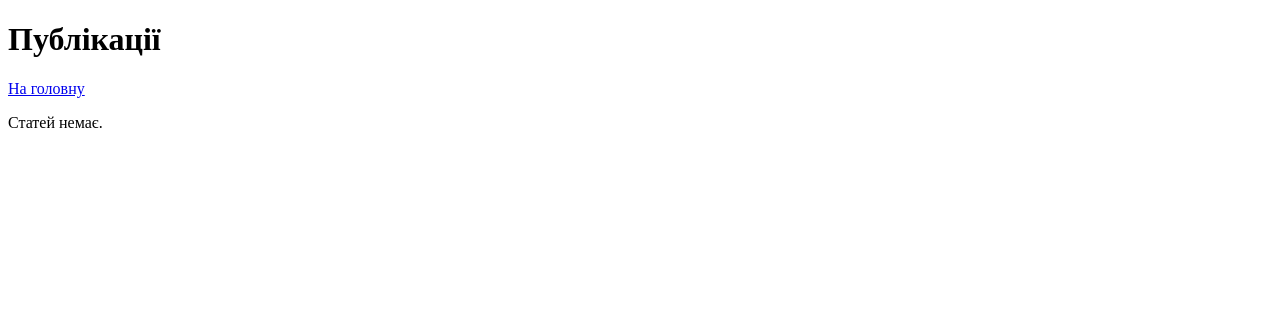
The page /articles/ on the database as committed earlier.
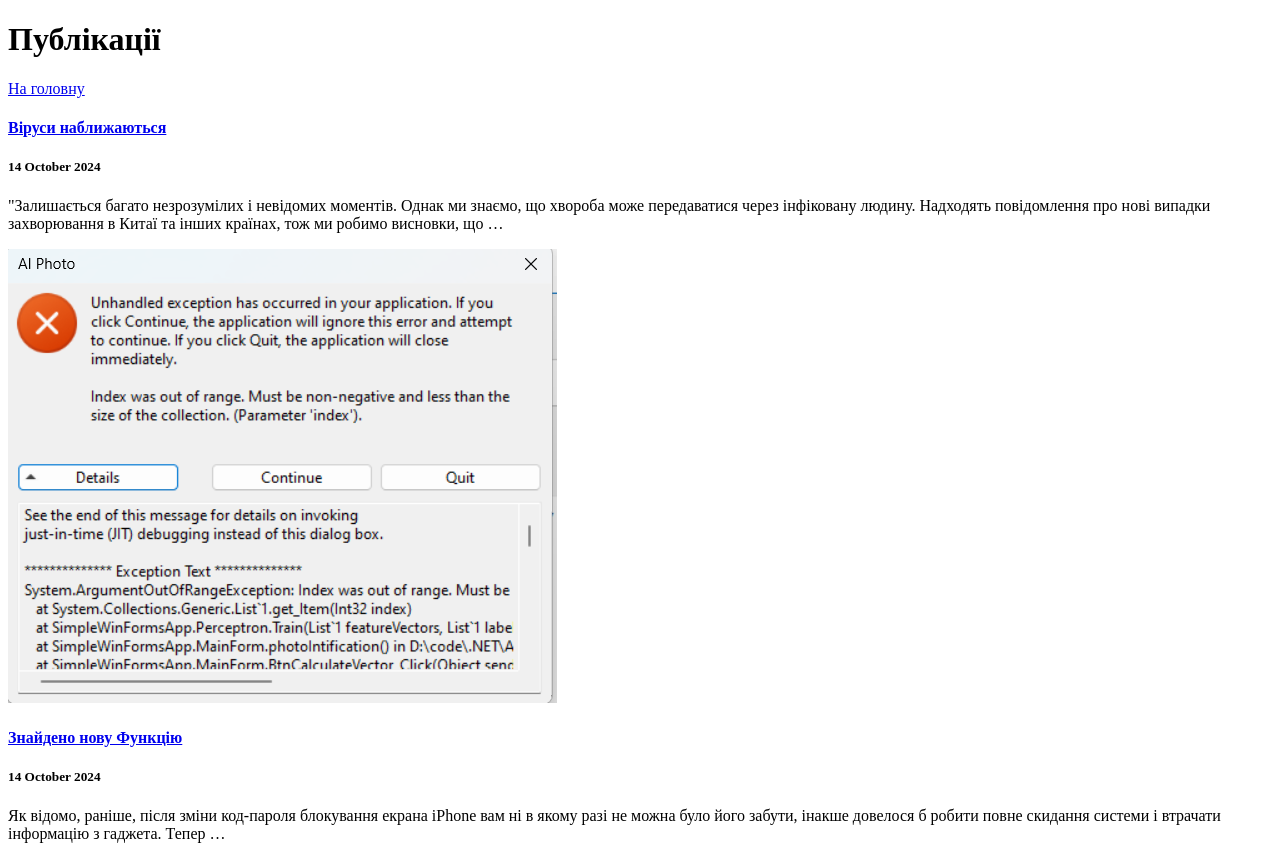
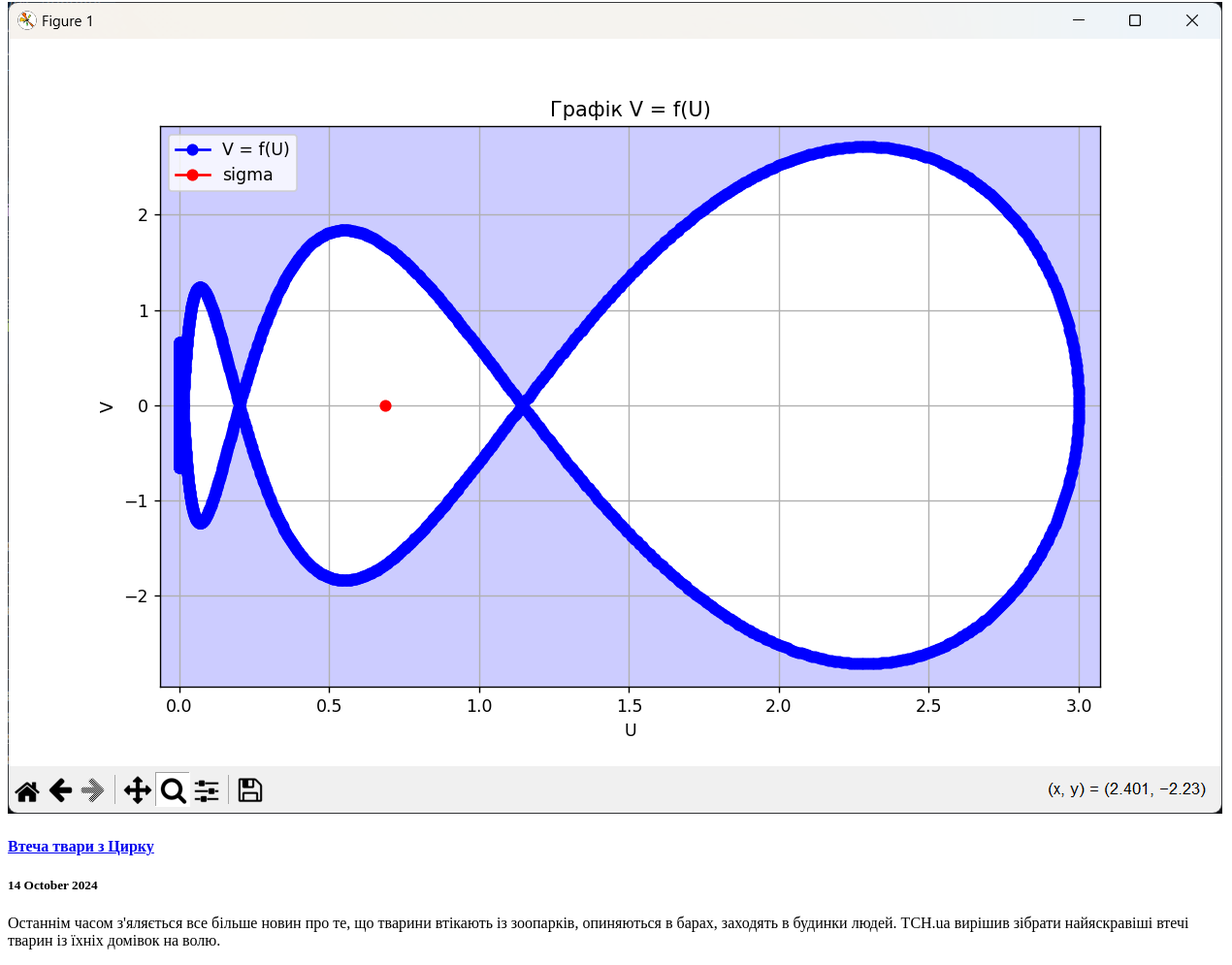
The same page on the database as committed later (2 pictures, top to bottom).
### app_blog/models.py (models this page shows, shortened)
class Article(models.Model):
    title = models.CharField('Заголовок', max_length=250,
                             help_text='Максимум 250 символів')
    description = models.TextField(blank=True, verbose_name='Опис')
    pub_date = models.DateTimeField('Дата публікації', default=timezone.now)
    slug = models.SlugField('Слаг', unique_for_date='pub_date')
    main_page = models.BooleanField('Головна', default=False,
                                     help_text='Показувати')
    category = models.ForeignKey(Category,
                                 related_name='news',
                                 blank=True,
                                 null=True,
                                 verbose_name='Категорія',
                                 on_delete=models.CASCADE)
    objects = models.Manager()
    class Meta:
        ordering = ['-pub_date']
        verbose_name = 'Стаття'
        verbose_name_plural = 'Статті'
    def get_absolute_url(self):
        try:
            url = reverse('news-detail', kwargs={
                'year': self.pub_date.strftime("%Y"),
                'month': self.pub_date.strftime("%m"),
                'day': self.pub_date.strftime("%d"),
                'slug': self.slug,
            })
        except:
            url = "/"
        return url

class ArticleImage(models.Model):
    article = models.ForeignKey(Article,
                                 verbose_name='Стаття',
                                 related_name='images',
                                 on_delete=models.CASCADE)
    image = models.ImageField('Фото', upload_to='photos')
    title = models.CharField('Заголовок', max_length=250,
                             help_text='Максимум 250 символів', blank=True)
    class Meta:
        verbose_name = 'Фото для статті'
        verbose_name_plural = 'Фото для статті'

### app_blog/views.py (the view)
# urls.py: path('articles/', ArticleList.as_view(), name='articles-list'),
class ArticleList(ListView):
    model = Article
    template_name = 'articles_list.html'
    context_object_name = 'items'
    def get_context_data(self, *args, **kwargs):
        context = super().get_context_data(*args, **kwargs)
        try:
            context['category'] = Category.objects.get(slug=self.kwargs.get('slug'))
        except Category.DoesNotExist:
            context['category'] = None
        return context
    def get_queryset(self, *args, **kwargs):
        return Article.objects.all()

### app_blog/templates/articles_list.html (shortened to what this page needs)
<!DOCTYPE html>
<html lang="en">
<head>
</head>
<body>
    <h1>Публікації</h1>
    <a href="{% url 'home' %}">На головну</a>
    {% for item in items %}
        <div class="articles-row">
            <a href="{{ item.get_absolute_url }}">
                <h4>{{ item.title }}</h4>
            </a>
            <h5>
                {{ item.pub_date|date:"j E Y"|safe|linebreaks }}
            </h5>
            <p>
                {{ item.description|safe|escape|striptags|truncatewords_html:32 }}
            </p>
            <div class="container-image">
                {% if item.images.all %}
                    <img class="img" src="{{ item.images.all.0.image.url }}" alt="{{ item.title }}" />
                {% endif %}
            </div>
        </div>
    {% empty %}
        <p>Статей немає.</p>
    {% endfor %}
</body>
</html>

Rows that differ between the two databases and show on the page:
added Article: title "Віруси наближаються", pub_date "14 October 2024", description "\"Залишається багато незрозумілих і невідомих моментів. Однак ми знаємо, що хвороба може передаватися через інфіковану людину. Надходять повідомлення про нові випадки захворювання в Китаї та інших країнах, тож ми робимо висновки, що …", images.all.0.image (picture)
added Article: title "Знайдено нову Функцію", pub_date "14 October 2024", description "Як відомо, раніше, після зміни код-пароля блокування екрана iPhone вам ні в якому разі не можна було його забути, інакше довелося б робити повне скидання системи і втрачати інформацію з гаджета. Тепер …", images.all.0.image (picture)
added Article: title "Втеча твари з Цирку", pub_date "14 October 2024", description "Останнім часом з'яляється все більше новин про те, що тварини втікають із зоопарків, опиняються в барах, заходять в будинки людей. ТСН.ua вирішив зібрати найяскравіші втечі тварин із їхніх домівок на волю."
Other text that changed with them:
text no longer shown: "Статей немає."
